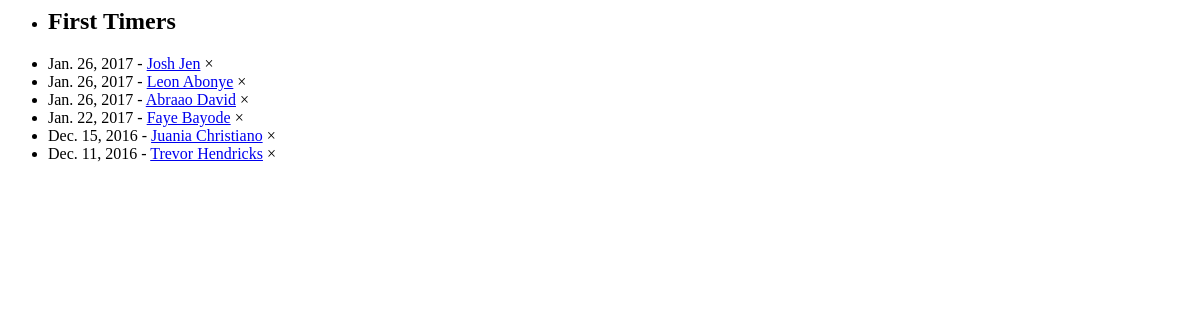
/welcome/_newsfeed/first-timers/ (signed in), run on an earlier commit of the app's database.
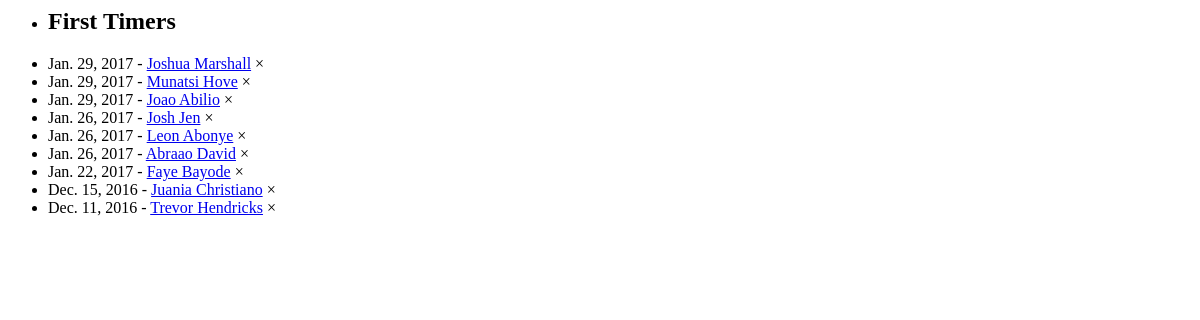
And on a later commit of the database.
### member/models.py (models this page shows)
class Member(models.Model):
	name = models.CharField(max_length=50, unique=True)
	gender = models.ForeignKey('Gender', on_delete=models.CASCADE, related_name="sex")
	mobile_no = models.CharField(max_length=50, blank=True, null=True, unique=False, verbose_name="Mobile number")
	email = models.EmailField(max_length=50, blank=True, null=True, verbose_name="Email Address")
	date_of_birth = models.DateField(blank=True, null=True)
	address = models.TextField(max_length=200, blank=True, null=True)
	post_code = models.CharField(max_length=10, blank=True, null=True)
	academic_institution = models.ForeignKey('AcademicInstitution', on_delete=models.CASCADE, related_name="academic_institution", null=True, blank=True)
	course = models.CharField(max_length=100, blank=True)
	first_attended = models.DateField(blank=True, null=True)
	attendance_status = models.ForeignKey('Attendance', on_delete=models.CASCADE, related_name="attendance_status")
	last_visited = models.DateField(null=True, blank=True)
	extra_info = models.TextField(max_length=2000, blank=True)
	last_modified = models.DateTimeField(auto_now=True)
	def __str__(self):
		return self.name
	class Meta:
		ordering = ["name"]

### welcome/views.py (the view)
@login_required
def _get_firsttimers(request):
	now = datetime.datetime.now()
	last30days = now - datetime.timedelta(days = 60)
	first_timers = Member.objects.filter(attendance_status__status = "First Timer", first_attended__gte = last30days).order_by('-first_attended')[:15]
	context = {
		'first_timers': first_timers
	}
	return render (request, '_partial/_firsttimers.html', context)

### welcome/templates/_partial/_firsttimers.html
<div class="w3-padding-32">
<ul class="w3-ul w3-border w3-card-4 w3-hoverable">
  <li class="w3-green"><h2>First Timers</h2></li>
  {% for person in first_timers %}
  <li>
	{% if person.first_attended != None %}
		{{ person.first_attended }} -
	{% endif %}
	<a href="{% url 'member:member_info' person %}" title="last Updated on {{ person.last_modified }}">{{ person }}</a>
	<span onclick="this.parentElement.style.display='none'"class="w3-closebtn w3-margin-right w3-medium">&times;</span>
  </li>
  {% endfor %}
</ul>
</div>

What changed in the data, as far as the page shows it:
added Member: first_attended "Jan. 29, 2017", name "Joshua Marshall"
added Member: first_attended "Jan. 29, 2017", name "Munatsi Hove"
added Member: first_attended "Jan. 29, 2017", name "Joao Abilio"
